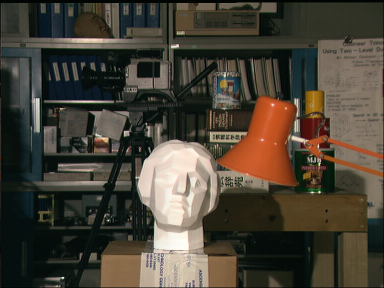
//> input picture Ex5/data/tsukuba/img1.ppm, 384 x 288 px
$ ./main   (built with g++ and OpenCV 4)
//> lines starting //> are read from the running program, lines starting //| are printed output that depends on the picture
### Ex5/src/lib/share.h
#pragma once

// system includes
#include <stdio.h>
#include <iostream>
#include <fstream>

// library includes
#include <opencv2/opencv.hpp>
#include "opencv2/core/core.hpp"
//#include "opencv2/features2d/features2d.hpp"

#define SOLUTION 10

using namespace std;
using namespace cv;

struct Intrinsics
{
    int w, h;
    Mat K, dist;

    void writeToFile(std::string file);
    void readFromFile(std::string file);
};

struct StereoExtrinsics
{
    Mat R,t,E,F;

    void writeToFile(std::string file);
    void readFromFile(std::string file);
};


void openCameras(VideoCapture &capture1, VideoCapture &capture2);

### Ex5/src/lib/disparity.h
#pragma once


#include "share.h"

#define DEBUG_VIEWS

class Disparity
{
public:

    // Patch Radius. The total patch size is   (2*patchRadius+1) x (2*patchRadius+1)
    int patchRadius =  4;

    // Number of random guesses in initialization
    int initIterations = 3;

    // Number of spatial propagations
    int propagateIterations = 2;

    // Number of random guesses in optimization step of spatial propagation
    int optimizeIterations = 2;

    void computeDisparity(const Mat1b& img1, const Mat1b& img2, Mat1f &disp, float minDisp, float maxDisp);


    float cost(const Mat1b& img1, const Mat1b& img2, int x, int y, float d);

    void initRandom(const Mat1b& img1, const Mat1b& img2, Mat1f &disp, Mat1f &scoreF, float minDisp, float maxDisp);
    void propagate(const Mat1b& img1, const Mat1b& img2, Mat1f &disp, Mat1f &scoreF, float minDisp, float maxDisp, bool forward = true);
    void randomSearch(const Mat1b& img1, const Mat1b& img2, Mat1f &disp, Mat1f &scoreF, float minDisp, float maxDisp);
};

### Ex5/src/lib/disparity.cpp
#include "disparity.h"
#include <random>
#include <chrono>
#include <thread>
#include <math.h>
#include "omp.h"


void Disparity::computeDisparity(const Mat1b &img1, const Mat1b &img2, Mat1f& dispF, float minDisp, float maxDisp)
{
    dispF.create(img1.rows,img1.cols);
    Mat1f scoreF(img1.rows,img1.cols);


    initRandom(img1,img2,dispF,scoreF,minDisp,maxDisp);
    for(int i = 0; i < propagateIterations; ++i)
    {
        propagate(img1,img2,dispF,scoreF,minDisp,maxDisp,true);
        randomSearch(img1,img2,dispF,scoreF,minDisp,maxDisp);

        propagate(img1,img2,dispF,scoreF,minDisp,maxDisp,false);
        randomSearch(img1,img2,dispF,scoreF,minDisp,maxDisp);
    }

}


float Disparity::cost(const Mat1b &img1, const Mat1b &img2, int x, int y, float d)
{
    if(y + patchRadius >= img1.rows ||
            y - patchRadius < 0 ||
            x - patchRadius < 0 ||
            x + patchRadius >= img1.cols ||
            x -d - patchRadius < 0 ||
            x - d + patchRadius >= img1.cols)
    {
        // return a really high cost
        return 10000000;
    }


    //   *(ceil(j-d)-(j-d))
    //   *((j-d)-floor(j-d))


    // TODO 2.1
    // Compute the SAD score.
    // - Iterate over the patch in img1
    // - use the variable "patchRadius". Note the total patch size is (patchRadius*2+1)*(patchRadius*2+1)
    // - sample the second image with linear interpolation
    float c = 0.f;
    for(int i =y-patchRadius;i<=y+patchRadius;i++)    // note the upper border of the loop
    {
        for(int j =x-patchRadius;j<=x+patchRadius;j++)
        {
            float alpha =((j-d)-floor(j-d));
       //    float belta =(ceil(j-d)-(j-d))/(ceil(j-d)-floor(j-d));
           c+=abs(img1(i,j)-(img2(i,floor(j-d))*(1-alpha)+img2(i,ceil(j-d))*alpha));
            //if the d is an interger,we can use the following line
        //    c+=abs(img1(i,j)-(img2(i,floor(j-d))+img2(i,ceil(j-d)))/2);
        }
    }

    c /=(patchRadius*2+1)*(patchRadius*2+1);
    return c;

}

void Disparity::initRandom(const Mat1b &img1, const Mat1b &img2, Mat1f &disp, Mat1f &scoreF, float minDisp, float maxDisp)
{
    static std::mt19937 gen(std::chrono::system_clock::to_time_t(std::chrono::system_clock::now())*omp_get_thread_num());
    std::uniform_real_distribution<float> dis{minDisp,maxDisp};


    // TODO 2.2
    // Random initialization of the disparity map.
    // - For each pixel compute "initIterations" random disparity values in the range [minDisp,maxDisp]
    // - Choose the best disparity according to the cost function and store it in disp.
    // - Store the best cost in scoreF
    for (int i =0; i<disp.rows;i++)
    {

        for( int j =0; j<disp.cols;j++)
        {

            scoreF(i,j) =10000000.f;
            //disp(i,j) =0.0;
            for (int it =0; it<initIterations;it++)
            {
                float d =dis(gen);
                float curcost=cost(img1, img2,j,i,d);
                if (curcost<scoreF(i,j))
                {
                     scoreF(i,j) =curcost;
                     disp(i,j) =d;
                }

            }

        }
    }


#ifdef DEBUG_VIEWS
    Mat vis = disp.clone() / (maxDisp+minDisp);
    imshow("initRandom", vis);
    cv::moveWindow("initRandom",20,60+img1.rows*2);
#endif

}

void Disparity::propagate(const Mat1b &img1, const Mat1b &img2, Mat1f &disp, Mat1f &scoreF, float minDisp, float maxDisp, bool forward)
{
    // TODO 2.2
    // Spatial propagation
    // - In the "forward" mode, iterate over the disparity image and sample the left and upper disparity values.
    // - Compute the cost and choose the disparity producing the lowest cost (don't forget to compare to the current cost of that pixel)
    // - In backward mode (forward=false) this propagation is done in opposite direction
    if (forward)
    {
        for(int i =1+patchRadius; i<=disp.rows-patchRadius; i++)
        {
            for( int j =1+patchRadius; j <=disp.cols-patchRadius; j++)
            {
                float curcost =cost(img1, img2,j,i,disp(i,j));
                float leftcost =cost(img1, img2, j-1, i, disp(i,j-1));
                float uppercost =cost(img1, img2, j, i-1, disp(i-1,j));
                scoreF(i,j)= (curcost>leftcost?(leftcost>uppercost? uppercost:leftcost):(curcost>uppercost?uppercost:curcost));
                if (scoreF(i,j) == curcost)
                    disp(i,j) =disp(i,j);
                else if (scoreF(i,j)== leftcost) {
                    disp(i,j)=disp(i,j-1);
                }
                else
                    disp(i,j)=disp(i-1,j);
            }
        }

    }
    else
    {
        for(int i =1+patchRadius; i<disp.rows-1-patchRadius; i++)
        {
            for( int j =1+patchRadius; j <disp.cols-1-patchRadius; j++)
            {
                float curcost =cost(img1, img2,j,i,disp(i,j));
                float rightcost =cost(img1, img2, j+1, i, disp(i,j+1));
                float lowercost =cost(img1, img2, j, i, disp(i+1,j));
                scoreF(i,j)= (curcost>rightcost?(rightcost>lowercost? lowercost:rightcost):(curcost>lowercost?lowercost:curcost));
                if (scoreF(i,j) == curcost)
                    disp(i,j) =disp(i,j);
                else if (scoreF(i,j)== rightcost) {
                    disp(i,j)=disp(i,j+1);
                }
                else
                    disp(i,j)=disp(i+1,j);
            }
        }

    }


#ifdef DEBUG_VIEWS
    Mat vis = disp.clone() / (maxDisp+minDisp);
    imshow("propagate", vis);
    cv::moveWindow("propagate",20+img1.cols,60+img1.rows*2);
#endif
}

void Disparity::randomSearch(const Mat1b &img1, const Mat1b &img2, Mat1f &disp, Mat1f &scoreF, float minDisp, float maxDisp)
{
    static std::mt19937 gen(std::chrono::system_clock::to_time_t(std::chrono::system_clock::now())*omp_get_thread_num());
    std::uniform_real_distribution<float> uniformDis{-1.0f,1.0f};
    float R0 = (maxDisp - minDisp) * 0.25;

    // TODO 2.2
    // Local search
    // - for each pixel sample "optimizeIterations" new disparity values at decrasing radius
    // - Choose the best disparity according to the cost (don't forget to include the current value in the comparison)
    for(int i =0;i<disp.rows; i++)
    {
        for(int j =0; j <disp.cols;j++)
        {
            scoreF(i,j) =cost(img1,img2,j,i,disp(i,j));
            for (int it =0; it <optimizeIterations;it++)
            {
                float a =uniformDis(gen);
                float offset =a*R0/pow(2.0,it);
                float disparity=disp(i,j)+offset;
                float curcost =cost(img1,img2, j,i,disparity);
                if(curcost<scoreF(i,j))
                {
                    scoreF(i,j)=curcost;
                    disp(i,j)=disparity;
                }
            }
        }
    }

}

### Ex5/src/stereoDataset/main.cpp
#include "disparity.h"
#include <thread>

void testScore(Disparity& disparity)
{
    auto oldPatchRadius = disparity.patchRadius;
    disparity.patchRadius = 1;

    Mat1b img1(5, 5);
    img1 <<
            15,26,77,15,72,
            72,161,37,15,94,
            15,5,6,16,72,
            1,2,3,4,5,
            73,1,6,27,71;
    Mat1b img2(5, 5);
    img2 <<
            1,2,3,4,5,
            7,2,2,7,2,
            27,15,15,77,88,
            76,76,41,99,0,
            16,17,723,14,1;


    float disps[5] = { -1,0,2,1,1};

    Mat1f costs(5,5);
    for(int i = 0; i < 5; ++i)
        for(int j = 0; j < 5; ++j)
            costs(i,j) = disparity.cost(img1,img2,j,i,disps[j]);

    Mat1f costsref(5,5);
    costsref <<
                10000000, 10000000, 10000000, 10000000, 10000000,
            10000000, 44.666668, 10000000, 33.888889, 10000000,
            10000000, 53, 10000000, 39.333332, 10000000,
            10000000, 55.111111, 10000000, 52.333332, 10000000,
            10000000, 10000000, 10000000, 10000000, 10000000;


    auto err =  costs - costsref;
    auto e = norm(err);
    cout << endl << "cost error: " << e << endl;
    if (e < 1e-4) cout << "Test: SUCCESS!" << endl;
    else
    {
        cout << "Reference " << endl << costsref << endl;
        cout << "Your result " << endl << costs << endl;
        cout << "Test: FAIL" << endl;
    }
    cout << endl;

    disparity.patchRadius = oldPatchRadius;
}

int main(int argc, char** argv )
{
    Disparity disparity;
    testScore(disparity);

    cout << "Running disparity matcher from tsukuba dataset..." << endl;

    Mat left, right;


    left = cv::imread("data/tsukuba/img1.ppm");
//> left is the input picture: 288 rows x 384 cols, CV_8UC3; mean B, G, R 54.7, 66.6, 73.2
    right = cv::imread("data/tsukuba/img2.ppm");
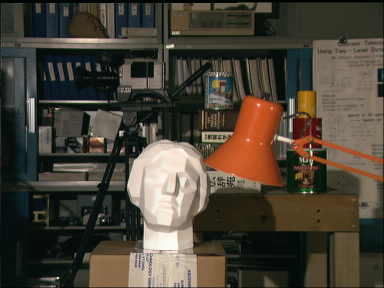
//> input picture Ex5/data/tsukuba/img2.ppm, 384 x 288 px
//> right is the input picture: 288 rows x 384 cols, CV_8UC3; mean B, G, R 55.2, 67.2, 74.1


    Mat1b leftGray, rightGray;
    cvtColor(left, leftGray, CV_RGB2GRAY);
    cvtColor(right, rightGray, CV_RGB2GRAY);
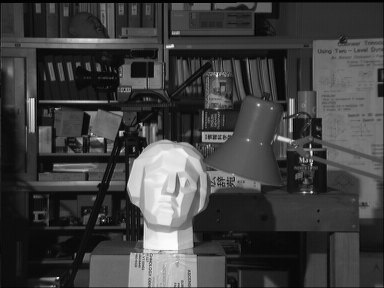
//> rightGray: 288 rows x 384 cols, CV_8UC1; min 0, max 253, mean 64.4


    cv::imshow("Left",left);
    cv::imshow("Right",right);

    cv::moveWindow("Left",20,20);
    cv::moveWindow("Right",20+left.cols,20);


    auto maxDisp = 14;

    Mat1f dispFR, dispFL;

    auto t = cv::getTickCount();
    disparity.computeDisparity(leftGray,rightGray,dispFL,0,maxDisp);
//> in initRandom, `imshow("initRandom", vis);`:
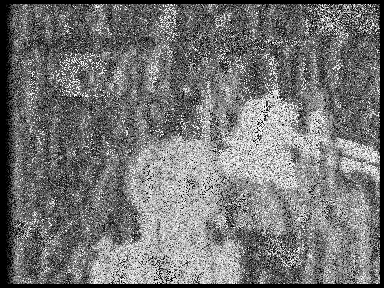
//> window 'initRandom': 288 rows x 384 cols, CV_8UC1; min 0, max 255, mean 115.9
//> in computeDisparity, `initRandom(img1,img2,dispF,scoreF,minDisp,maxDisp);`:
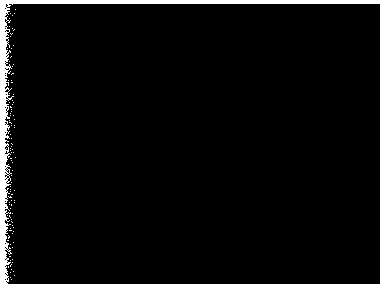
//> scoreF: 288 rows x 384 cols, CV_32FC1; min 0.434, max 10000000, mean 582419.1; drawn with min black and max white
//> the loop in computeDisparity, `for(int i = 0; i < propagateIterations; ++i)` made 2 passes
//> pass 1, in computeDisparity, `randomSearch(img1,img2,dispF,scoreF,minDisp,maxDisp);`:
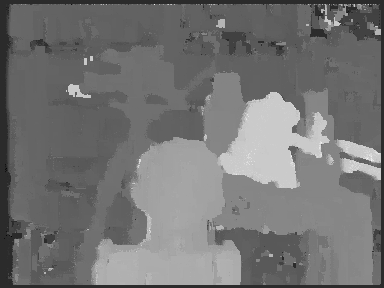
//> dispF: 288 rows x 384 cols, CV_32FC1; min -3.84, max 18.57, mean 6.38; drawn with min black and max white
//> after the loop in computeDisparity, `for(int i = 0; i < propagateIterations; ++i)`:
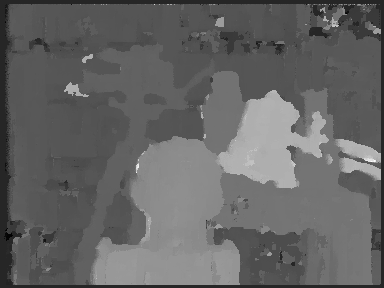
//> dispF: 288 rows x 384 cols, CV_32FC1; min -4.01, max 22.29, mean 6.4; drawn with min black and max white

    //    disparity.computeDisparity(rightGray,leftGray,dispFR,-maxDisp,0);
    auto t2 = cv::getTickCount();


    imshow("Final Disparity Left", (dispFL)/maxDisp);
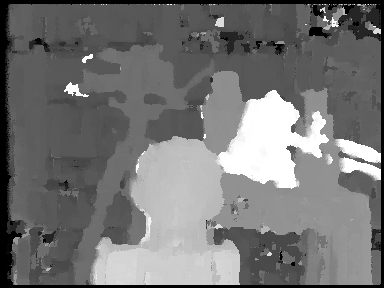
//> window 'Final Disparity Left': 288 rows x 384 cols, CV_8UC1; min 0, max 255, mean 116.5
    // [6 lines of commented-out code are left out]

    cv::moveWindow("Final Disparity Left",20,60+left.rows);
    //    cv::moveWindow("Final Disparity Right",20+left.cols,60+left.rows);


    cout << "Total time for both disparity maps: " << (t2-t)/cv::getTickFrequency()*1000.0 << " ms" << endl;

    cout << "Press any key to exit..." << endl;
    cv::waitKey();

    return 0;

}
